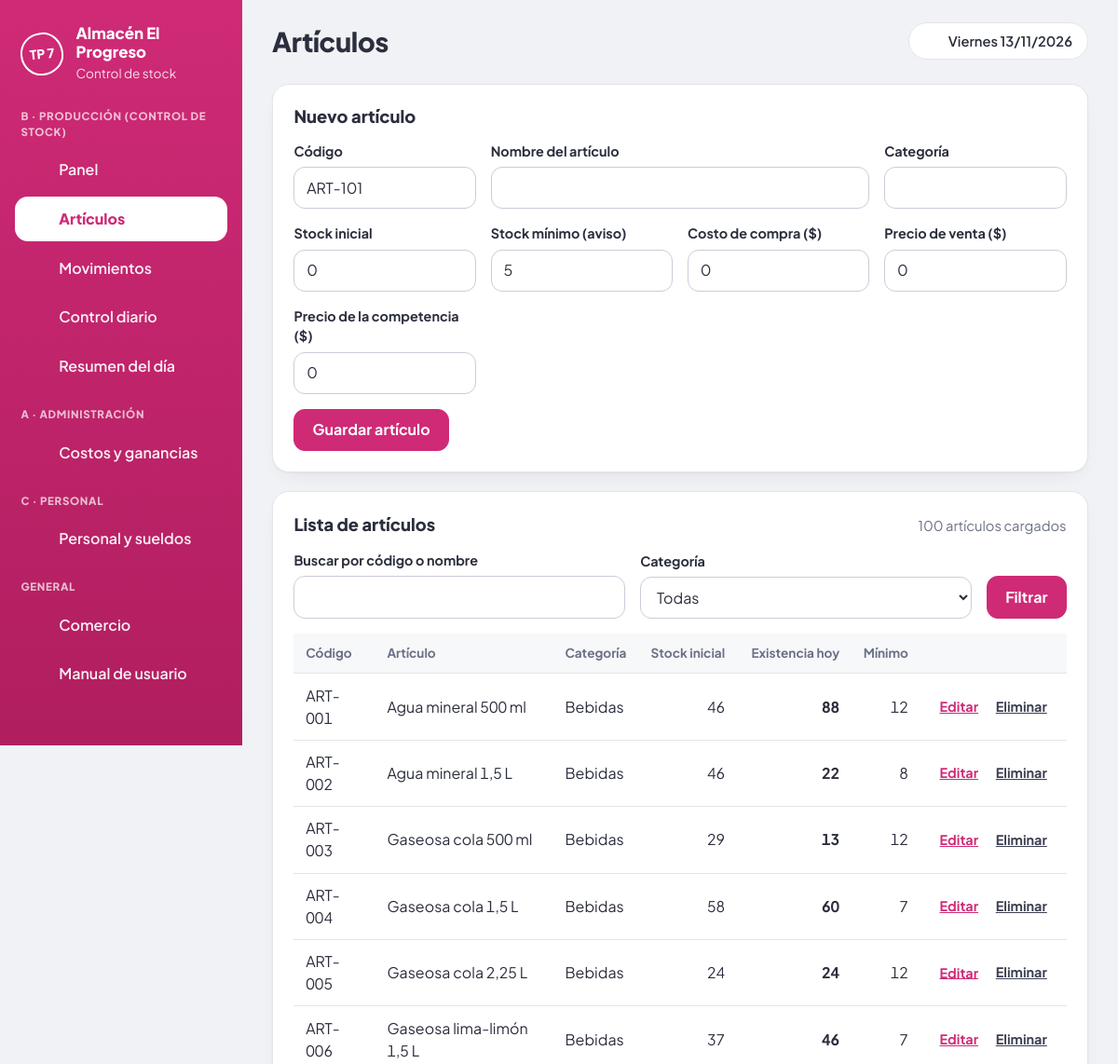
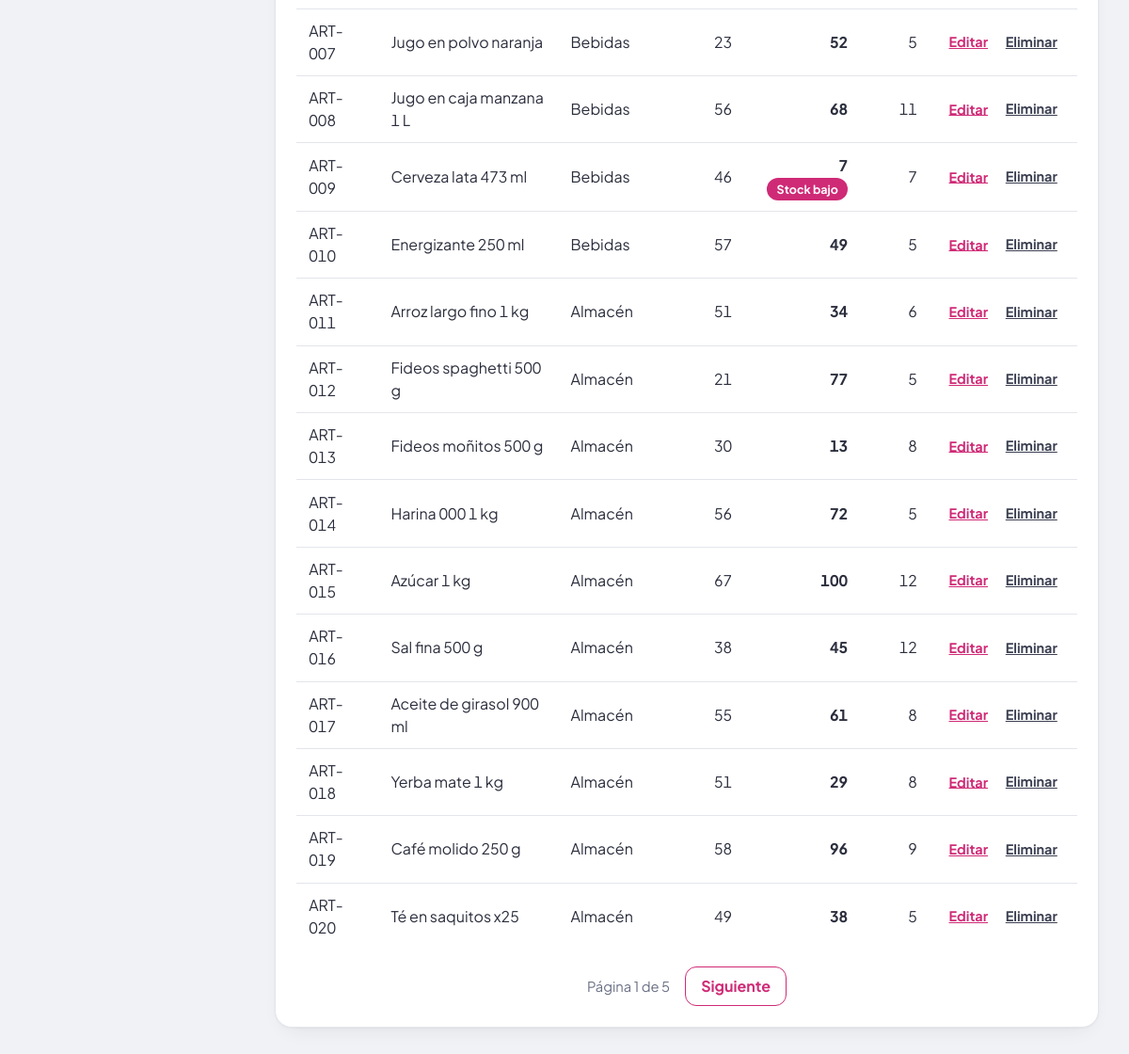
The page /articulos.php on the database its author committed (2 pictures, top to bottom).
### tables this page shows
CREATE TABLE comercio (
  id          INT          NOT NULL PRIMARY KEY,
  nombre      VARCHAR(80)  NOT NULL,
  descripcion TEXT         NOT NULL,
  integrantes VARCHAR(120) NOT NULL DEFAULT '',
  ingreso     TEXT         NOT NULL
);

CREATE TABLE articulos (
  id            INT         NOT NULL AUTO_INCREMENT PRIMARY KEY,
  codigo        VARCHAR(20) NOT NULL UNIQUE,
  nombre        VARCHAR(80) NOT NULL,
  categoria     VARCHAR(40) NOT NULL DEFAULT 'Sin categoría',
  stock_inicial INT         NOT NULL DEFAULT 0,
  stock_minimo  INT         NOT NULL DEFAULT 5,
  creado        TIMESTAMP   NOT NULL DEFAULT CURRENT_TIMESTAMP,
  CHECK (stock_inicial >= 0),
  CHECK (stock_minimo >= 0)
);

### config.php (called while the page is built, shortened)
<?php
function db(): PDO
{
    static $pdo = null;
    if ($pdo === null) {
        $pdo = new PDO(
            'mysql:host=' . DB_HOST . ';dbname=' . DB_NAME . ';charset=utf8mb4',
            DB_USER,
            DB_PASS,
            [
                PDO::ATTR_ERRMODE            => PDO::ERRMODE_EXCEPTION,
                PDO::ATTR_DEFAULT_FETCH_MODE => PDO::FETCH_ASSOC,
                PDO::ATTR_EMULATE_PREPARES   => false,
            ]
        );
    }
    return $pdo;
}

### articulos.php (the view, shortened to what this page needs)
<?php
require_once __DIR__ . '/includes/funciones.php';
$titulo = 'Artículos';
$activo = 'articulos.php';
require __DIR__ . '/includes/cabecera.php';
$editar = null;
$viejo = $_SESSION['viejo'] ?? null;
if ($viejo) {
    $form = $viejo;
} else {
    $form = ['id' => '', 'codigo' => proximo_codigo(), 'nombre' => '', 'categoria' => '',
             'stock_inicial' => '0', 'stock_minimo' => '5',
             'costo' => '0', 'precio' => '0', 'competencia' => '0'];
}
$editando = (int)$form['id'] > 0;
$q   = get('q');
$donde = [];
$par   = [];
$sql_donde = $donde ? 'WHERE ' . implode(' AND ', $donde) : '';
$st = $pdo->prepare("SELECT COUNT(*) FROM articulos a $sql_donde");
$st->execute($par);
$total = (int)$st->fetchColumn();
$total_general = (int)$pdo->query('SELECT COUNT(*) FROM articulos')->fetchColumn();
[$pagina, $paginas, $offset] = paginar($total, 20);
$st = $pdo->prepare(
    "SELECT a.*,
            a.stock_inicial + COALESCE((SELECT SUM(IF(m.tipo = 'entrada', m.cantidad, -m.cantidad))
                                        FROM movimientos m
                                        WHERE m.articulo_id = a.id AND m.fecha <= :hoy), 0) AS existencia
     FROM articulos a
     $sql_donde
     ORDER BY a.codigo
     LIMIT 20 OFFSET " . (int)$offset
);
$st->execute($par + [':hoy' => $hoy]);
$articulos = $st->fetchAll();
?>
<section class="tarjeta" id="formulario">
    <div class="tarjeta-cab">
        <h2><?= $editando ? 'Editar artículo' : 'Nuevo artículo' ?></h2>
    </div>
    <form method="post" action="articulos.php" class="formulario">
        <div class="campo">
            <label for="codigo">Código</label>
            <input type="text" id="codigo" name="codigo" maxlength="20" required value="<?= e($form['codigo']) ?>">
        </div>
        <div class="campo campo-ancho">
            <label for="nombre">Nombre del artículo</label>
            <input type="text" id="nombre" name="nombre" maxlength="80" required value="<?= e($form['nombre']) ?>">
        </div>
        <div class="campo">
            <label for="categoria">Categoría</label>
            <input type="text" id="categoria" name="categoria" maxlength="40" list="lista-categorias" autocomplete="off" value="<?= e($form['categoria']) ?>">
        </div>
        <div class="campo">
            <label for="stock_inicial">Stock inicial</label>
            <input type="number" id="stock_inicial" name="stock_inicial" min="0" step="1" required inputmode="numeric" value="<?= e($form['stock_inicial']) ?>">
        </div>
        <div class="campo">
            <label for="stock_minimo">Stock mínimo (aviso)</label>
            <input type="number" id="stock_minimo" name="stock_minimo" min="0" step="1" required inputmode="numeric" value="<?= e($form['stock_minimo']) ?>">
        </div>
        <div class="campo">
            <label for="costo">Costo de compra ($)</label>
            <input type="number" id="costo" name="costo" min="0" step="0.01" inputmode="decimal" value="<?= e($form['costo']) ?>">
        </div>
        <div class="campo">
            <label for="precio">Precio de venta ($)</label>
            <input type="number" id="precio" name="precio" min="0" step="0.01" inputmode="decimal" value="<?= e($form['precio']) ?>">
        </div>
        <div class="campo">
            <label for="competencia">Precio de la competencia ($)</label>
            <input type="number" id="competencia" name="competencia" min="0" step="0.01" inputmode="decimal" value="<?= e($form['competencia']) ?>">
        </div>
        <div class="acciones campo-completo">
            <button type="submit" class="boton"><?= $editando ? 'Guardar cambios' : 'Guardar artículo' ?></button>
        </div>
    </form>
</section>
<section class="tarjeta">
    <div class="tarjeta-cab">
        <h2>Lista de artículos</h2>
        <p class="suave"><?= n($total_general) ?> <?= $total_general === 1 ? 'artículo cargado' : 'artículos cargados' ?></p>
    </div>
    <form method="get" class="filtros">
        <div class="campo">
            <label for="q">Buscar por código o nombre</label>
            <input type="search" id="q" name="q" value="<?= e($q) ?>" autocomplete="off">
        </div>
        <div class="campo">
            <label for="filtro-cat">Categoría</label>
            <select id="filtro-cat" name="categoria">
                <option value="">Todas</option>
            </select>
        </div>
        <button type="submit" class="boton">Filtrar</button>
    </form>
    <?php if (!$articulos): ?>
        <p class="vacio"><?= $total_general ? 'Ningún artículo coincide con la búsqueda.' : 'Todavía no hay artículos. Cargá el primero en el formulario de arriba.' ?></p>
    <?php else: ?>
        <div class="tabla-wrap">
            <table class="tabla">
                <thead>
                    <tr>
                        <th>Código</th>
                        <th>Artículo</th>
                        <th>Categoría</th>
                        <th class="num">Stock inicial</th>
                        <th class="num">Existencia hoy</th>
                        <th class="num">Mínimo</th>
                        <th></th>
                    </tr>
                </thead>
                <tbody>
                    <?php foreach ($articulos as $a):
                        $existencia = (int)$a['existencia'];
                    ?>
                        <tr>
                            <td><?= e($a['codigo']) ?></td>
                            <td><?= e($a['nombre']) ?></td>
                            <td><?= e($a['categoria']) ?></td>
                            <td class="num"><?= n($a['stock_inicial']) ?></td>
                            <td class="num">
                                <b><?= n($existencia) ?></b>
                                <?php if ($existencia <= (int)$a['stock_minimo']): ?><span class="insignia bajo">Stock bajo</span><?php endif; ?>
                            </td>
                            <td class="num"><?= n($a['stock_minimo']) ?></td>
                            <td class="acc">
                                <a class="enlace" href="articulos.php?editar=<?= (int)$a['id'] ?>#formulario">Editar</a>
                                <form method="post" action="articulos.php" class="en-linea"
                                      onsubmit="return confirm('¿Eliminar este artículo y todos sus movimientos?');">
                                    <button type="submit" class="enlace peligro">Eliminar</button>
                                </form>
                            </td>
                        </tr>
                    <?php endforeach; ?>
                </tbody>
            </table>
        </div>
    <?php endif; ?>
</section>
<?php require __DIR__ . '/includes/pie.php'; ?>

### includes/cabecera.php (shortened to what this page needs)
<?php
require_once __DIR__ . '/funciones.php';
try {
    $comercio = datos_comercio();
} catch (PDOException $ex) {
    http_response_code(500);
    ?>
<!DOCTYPE html>
<html lang="es">
<head>
    <meta charset="UTF-8">
    <meta name="viewport" content="width=device-width, initial-scale=1">
    <title>Error de conexión</title>
    <link rel="stylesheet" href="css/estilos.css">
</head>
<body class="pagina-error">
    <div class="tarjeta error-db">
        <h1>No se pudo conectar a la base de datos</h1>
        <p>Revisá que MySQL esté encendido, que hayas importado <code>database.sql</code>
           y que los datos de <code>config.php</code> sean correctos.</p>
        <p class="suave">Detalle técnico: <?= e($ex->getMessage()) ?></p>
    </div>
</body>
</html>
    <?php
    exit;
}
$hoy    = hoy();
$titulo = $titulo ?? 'Panel';
$activo = $activo ?? '';
$menu = [
    'B · Producción (control de stock)' => [
        'index.php'       => ['Panel',           'panel'],
        'articulos.php'   => ['Artículos',       'articulos'],
        'movimientos.php' => ['Movimientos',     'movimientos'],
        'control.php'     => ['Control diario',  'control'],
        'resumen.php'     => ['Resumen del día', 'resumen'],
    ],
    'A · Administración' => [
        'administracion.php' => ['Costos y ganancias', 'administracion'],
    ],
    'C · Personal' => [
        'personal.php'    => ['Personal y sueldos', 'personal'],
    ],
    'General' => [
        'comercio.php'    => ['Comercio',         'comercio'],
        'manual.html'     => ['Manual de usuario', 'manual'],
    ],
];
?>
<!DOCTYPE html>
<html lang="es">
<head>
    <link rel="stylesheet" href="css/estilos.css">
</head>
<body>
<div class="app">
    <aside class="lateral">
        <div class="marca">
            <span class="sello" aria-hidden="true">TP 7</span>
            <div>
                <strong><?= e($comercio['nombre']) ?></strong>
                <small>Control de stock</small>
            </div>
        </div>
        <nav class="menu" aria-label="Secciones">
            <?php foreach ($menu as $grupo => $items): ?>
                <p class="menu-titulo"><?= e($grupo) ?></p>
                <?php foreach ($items as $archivo => $item): ?>
                    <a href="<?= e($archivo) ?>"<?= $archivo === $activo ? ' class="activo" aria-current="page"' : '' ?>>
                        <?= icono($item[1]) ?><span><?= e($item[0]) ?></span>
                    </a>
                <?php endforeach; ?>
            <?php endforeach; ?>
        </nav>
    </aside>
    <div class="contenido">
        <header class="barra-sup">
            <h1><?= e($titulo) ?></h1>
            <p class="fecha-hoy"><?= icono('hoy') ?><?= e(dia_semana($hoy)) ?> <?= e(fmt_fecha($hoy)) ?></p>
        </header>
        <main>

### rows shown on the page
comercio: nombre "Almacén El Progreso"
articulos: codigo "ART-001", nombre "Agua mineral 500 ml", categoria "Bebidas", stock_inicial "46", existencia "88", stock_minimo "12"
articulos: codigo "ART-002", nombre "Agua mineral 1,5 L", categoria "Bebidas", stock_inicial "46", existencia "22", stock_minimo "8"
articulos: codigo "ART-003", nombre "Gaseosa cola 500 ml", categoria "Bebidas", stock_inicial "29", existencia "13", stock_minimo "12"
articulos: codigo "ART-004", nombre "Gaseosa cola 1,5 L", categoria "Bebidas", stock_inicial "58", existencia "60", stock_minimo "7"
articulos: codigo "ART-005", nombre "Gaseosa cola 2,25 L", categoria "Bebidas", stock_inicial "24", existencia "24", stock_minimo "12"
articulos: codigo "ART-006", nombre "Gaseosa lima-limón 1,5 L", categoria "Bebidas", stock_inicial "37", existencia "46", stock_minimo "7"
articulos: codigo "ART-007", nombre "Jugo en polvo naranja", categoria "Bebidas", stock_inicial "23", existencia "52", stock_minimo "5"
articulos: codigo "ART-008", nombre "Jugo en caja manzana 1 L", categoria "Bebidas", stock_inicial "56", existencia "68", stock_minimo "11"
articulos: codigo "ART-009", nombre "Cerveza lata 473 ml", categoria "Bebidas", stock_inicial "46", existencia "7", shows "Stock bajo", stock_minimo "7"
articulos: codigo "ART-010", nombre "Energizante 250 ml", categoria "Bebidas", stock_inicial "57", existencia "49", stock_minimo "5"
articulos: codigo "ART-011", nombre "Arroz largo fino 1 kg", categoria "Almacén", stock_inicial "51", existencia "34", stock_minimo "6"
articulos: codigo "ART-012", nombre "Fideos spaghetti 500 g", categoria "Almacén", stock_inicial "21", existencia "77", stock_minimo "5"
articulos: codigo "ART-013", nombre "Fideos moñitos 500 g", categoria "Almacén", stock_inicial "30", existencia "13", stock_minimo "8"
articulos: codigo "ART-014", nombre "Harina 000 1 kg", categoria "Almacén", stock_inicial "56", existencia "72", stock_minimo "5"
articulos: codigo "ART-015", nombre "Azúcar 1 kg", categoria "Almacén", stock_inicial "67", existencia "100", stock_minimo "12"
articulos: codigo "ART-016", nombre "Sal fina 500 g", categoria "Almacén", stock_inicial "38", existencia "45", stock_minimo "12"
articulos: codigo "ART-017", nombre "Aceite de girasol 900 ml", categoria "Almacén", stock_inicial "55", existencia "61", stock_minimo "8"
articulos: codigo "ART-018", nombre "Yerba mate 1 kg", categoria "Almacén", stock_inicial "51", existencia "29", stock_minimo "8"
articulos: codigo "ART-019", nombre "Café molido 250 g", categoria "Almacén", stock_inicial "58", existencia "96", stock_minimo "9"
articulos: codigo "ART-020", nombre "Té en saquitos x25", categoria "Almacén", stock_inicial "49", existencia "38", stock_minimo "5"

### other values the page prints
$grupo "B · PRODUCCIÓN (CONTROL DE STOCK)"
$item[0] "Panel"
$item[0] "Artículos"
$item[0] "Movimientos"
$item[0] "Control diario"
$item[0] "Resumen del día"
$grupo "A · ADMINISTRACIÓN"
$item[0] "Costos y ganancias"
$grupo "C · PERSONAL"
$item[0] "Personal y sueldos"
$grupo "GENERAL"
$item[0] "Comercio"
$item[0] "Manual de usuario"
$titulo "Artículos"
dia_semana($hoy) "Viernes"
